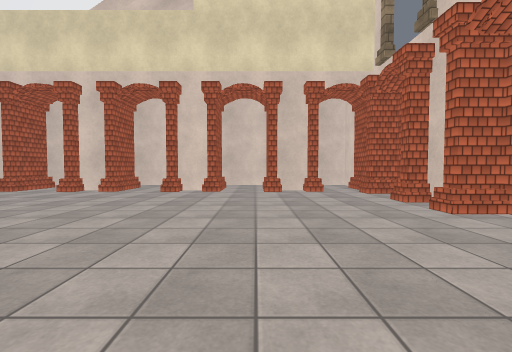
view 1 (above)

24 first-person views from a walk through a Unity game level. The camera is 1.2 m above the floor, tilts 2° down and sees 90° across. Doors are open. The floor is counted in squares, 2 m on a side. Each view is taken from the middle of a square. On the plan, view 1 faces up. The plan holds only what a view shows up to about 9 squares ahead; the rest is blank. The place goes on beyond the plan. Some animated figures are not drawn. Surface patterns are stand-ins for the level's own textures.

view 2
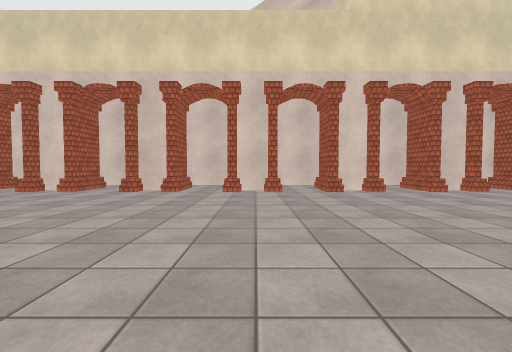

view 3
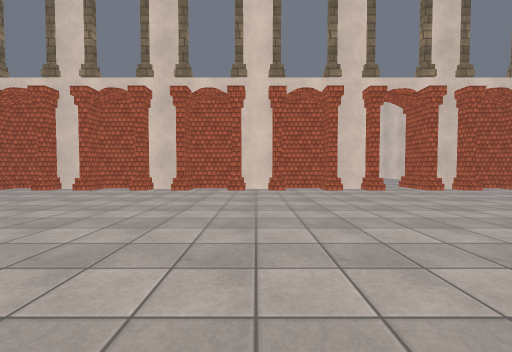

view 4
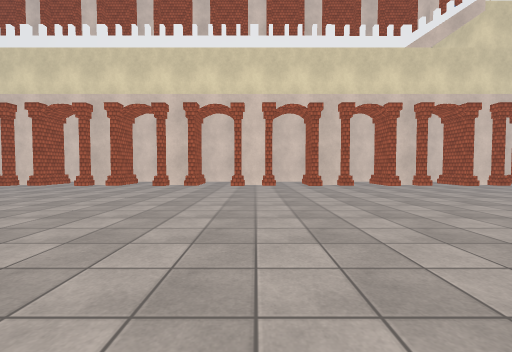

view 5
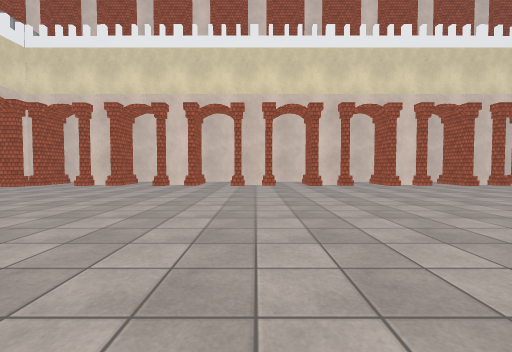

view 6
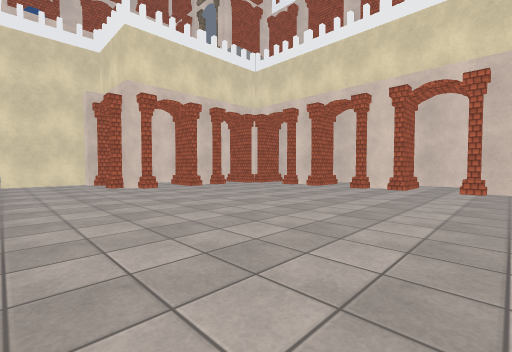

view 7
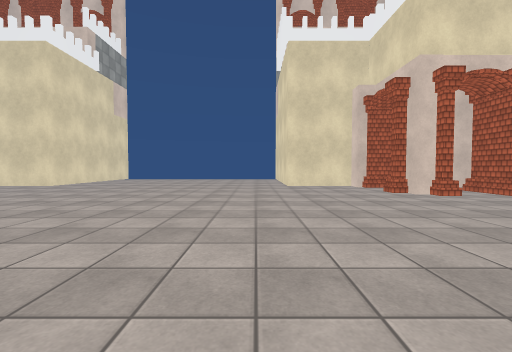

view 8
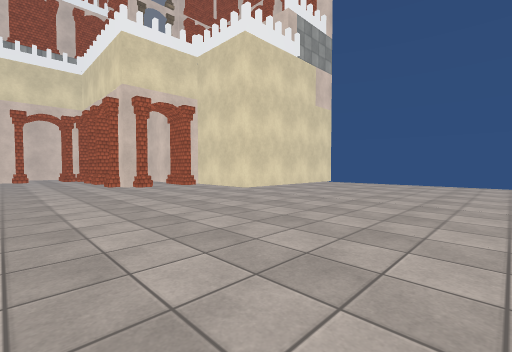

view 9
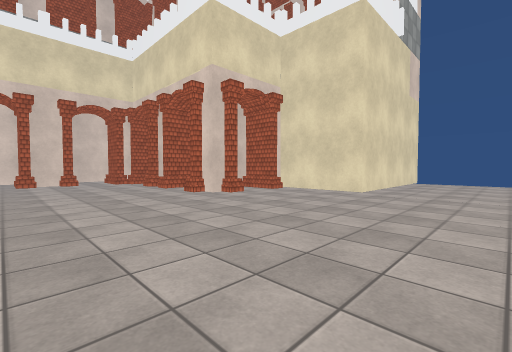

view 10
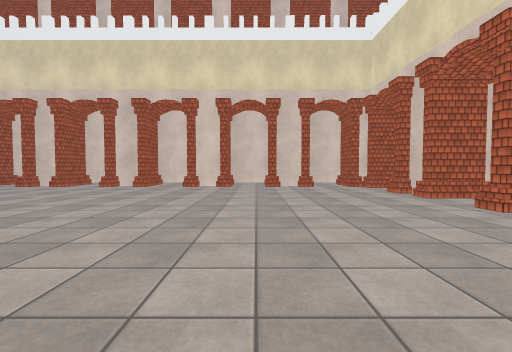

view 11
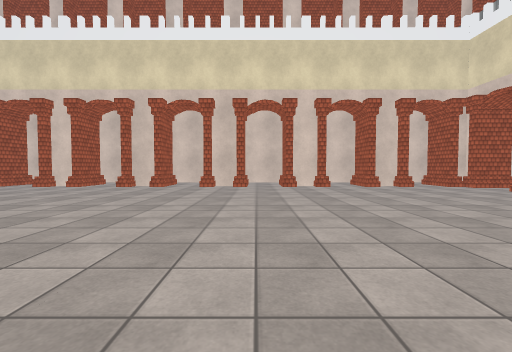

view 12
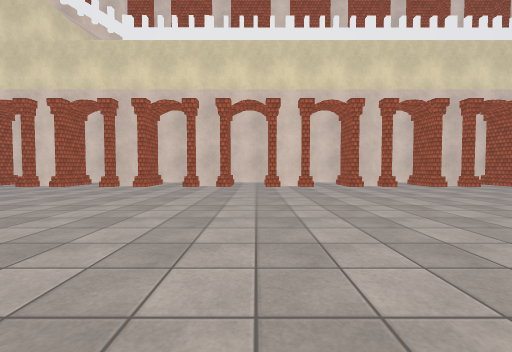

view 13
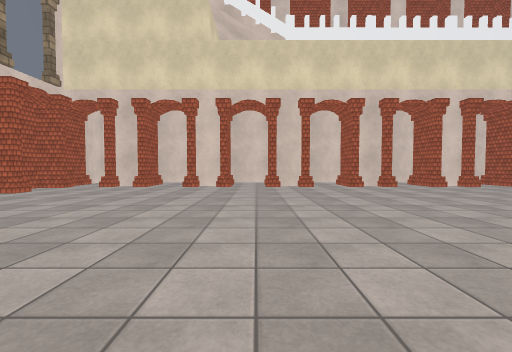

view 14
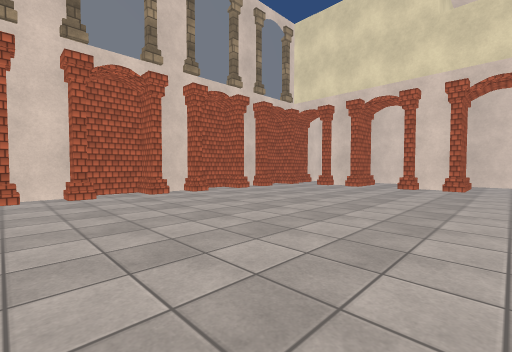

view 15
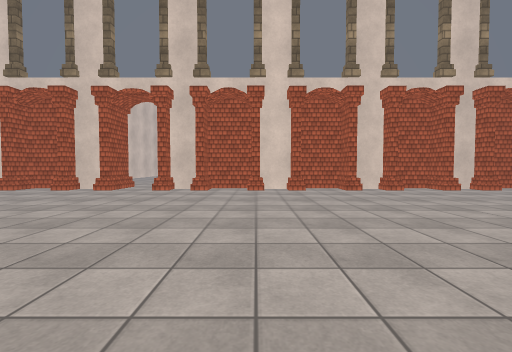

view 16
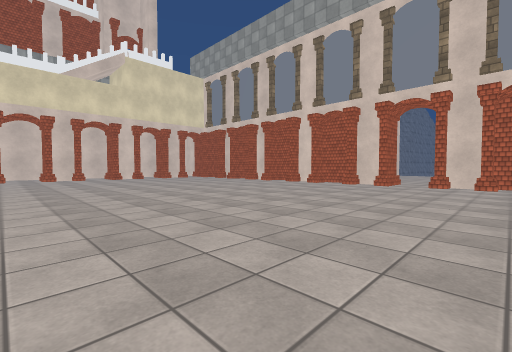

view 17
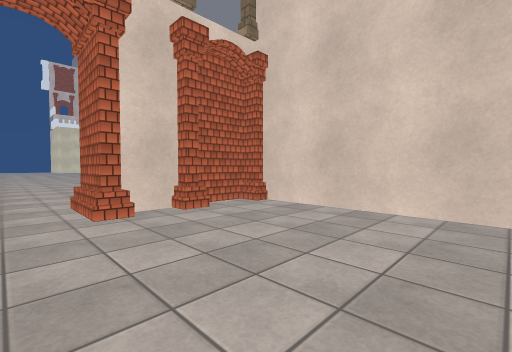

view 18
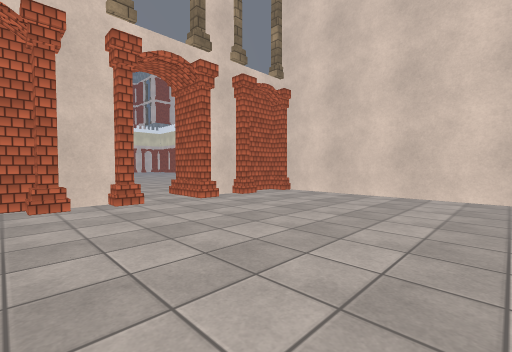

view 19
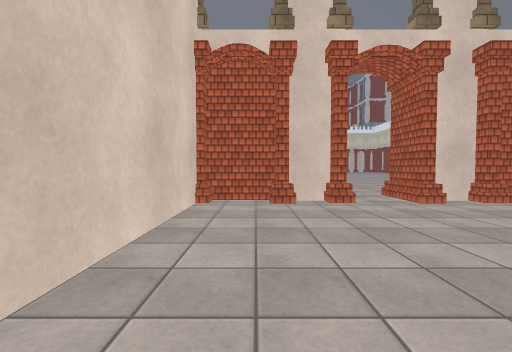

view 20
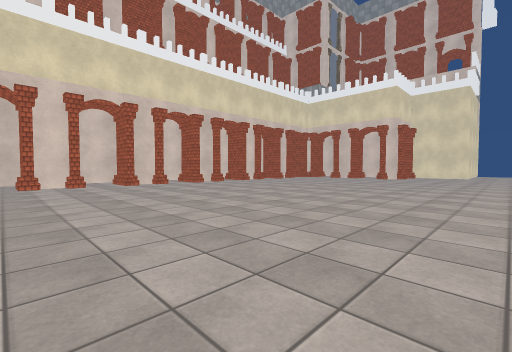

view 21
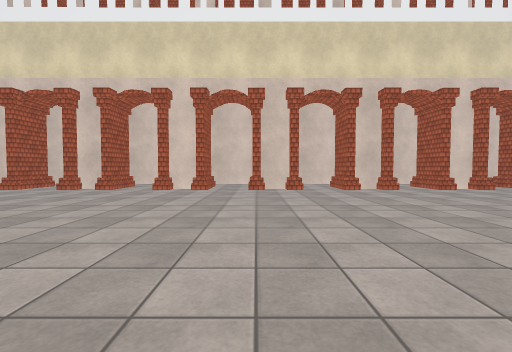

view 22
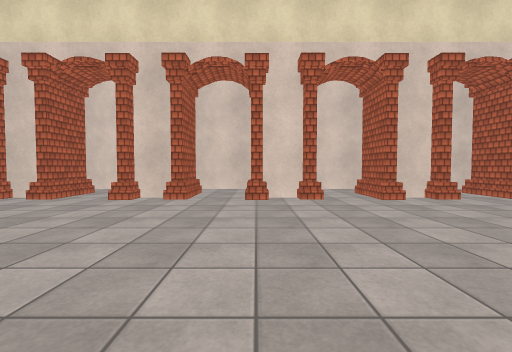

view 23
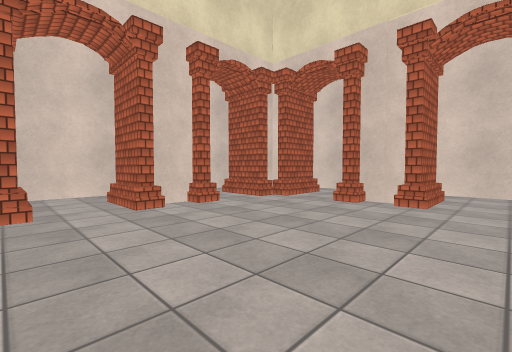

view 24
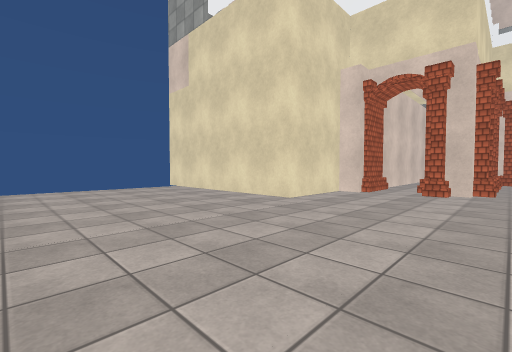

### Floor plan
Key: @ floor where view 1 was taken; # wall or solid block; x gap in a wall; . floor; D open door.
Columns run from 27 left of view 1 to 8 right of it. Each row starts with its distance up from view 1.
  9            ##     ########DD###
  8            ..     ............#
  7      ## #.##.#.##.#.##.#.##.#.#
  6      #........................##
  5    #...........................#
  4    #.#........................##
  3    #...........................#
  2    #.#........................##
  1    #..........................##
  0    #.......................@...#
 -1 ####...........  ... .........######
 -2 ............ .    .  .........#.....
 -3 ...........          .........#.....
 -4 ..........           .........#.....
 -5 .........            ...............
 -6 ..........           .........#.....
 -7 .................... .........#.....
 -8 ....................   .......#####
 -9 ####.................  .......##
-10    #...........................#
-11    #.#........................##
-12    #.x.........................#
-13    #.#........................##
-14    #.#........................##
-15    #...........................#
-16    #.##.#.##.#.##.#.##.#.##.#.##
-17    #  ###.####.####.####.#### #
-18      ################  #####

Where each view was taken, in squares from view 1:
view 1: 0 up, 0 right, facing up
view 2: 0 up, 4 left, facing up
view 3: 1 down, 4 left, facing right
view 4: 2 down, 9 left, facing up
view 5: 2 down, 14 left, facing up
view 6: 1 down, 14 left, facing up-left
view 7: 2 down, 16 left, facing left
view 8: 3 down, 19 left, facing down-left
view 9: 6 down, 18 left, facing down-left
view 10: 8 down, 18 left, facing down
view 11: 8 down, 15 left, facing down
view 12: 8 down, 8 left, facing down
view 13: 8 down, 3 left, facing down
view 14: 8 down, 3 left, facing down-right
view 15: 8 down, 4 left, facing right
view 16: 7 down, 6 left, facing up-right
view 17: 5 down, 7 right, facing up-left
view 18: 7 down, 8 right, facing up-left
view 19: 7 down, 8 right, facing left
view 20: 7 down, 8 left, facing down-left
view 21: 9 down, 11 left, facing down
view 22: 11 down, 16 left, facing down
view 23: 12 down, 17 left, facing down-left
view 24: 5 down, 21 left, facing up-left
